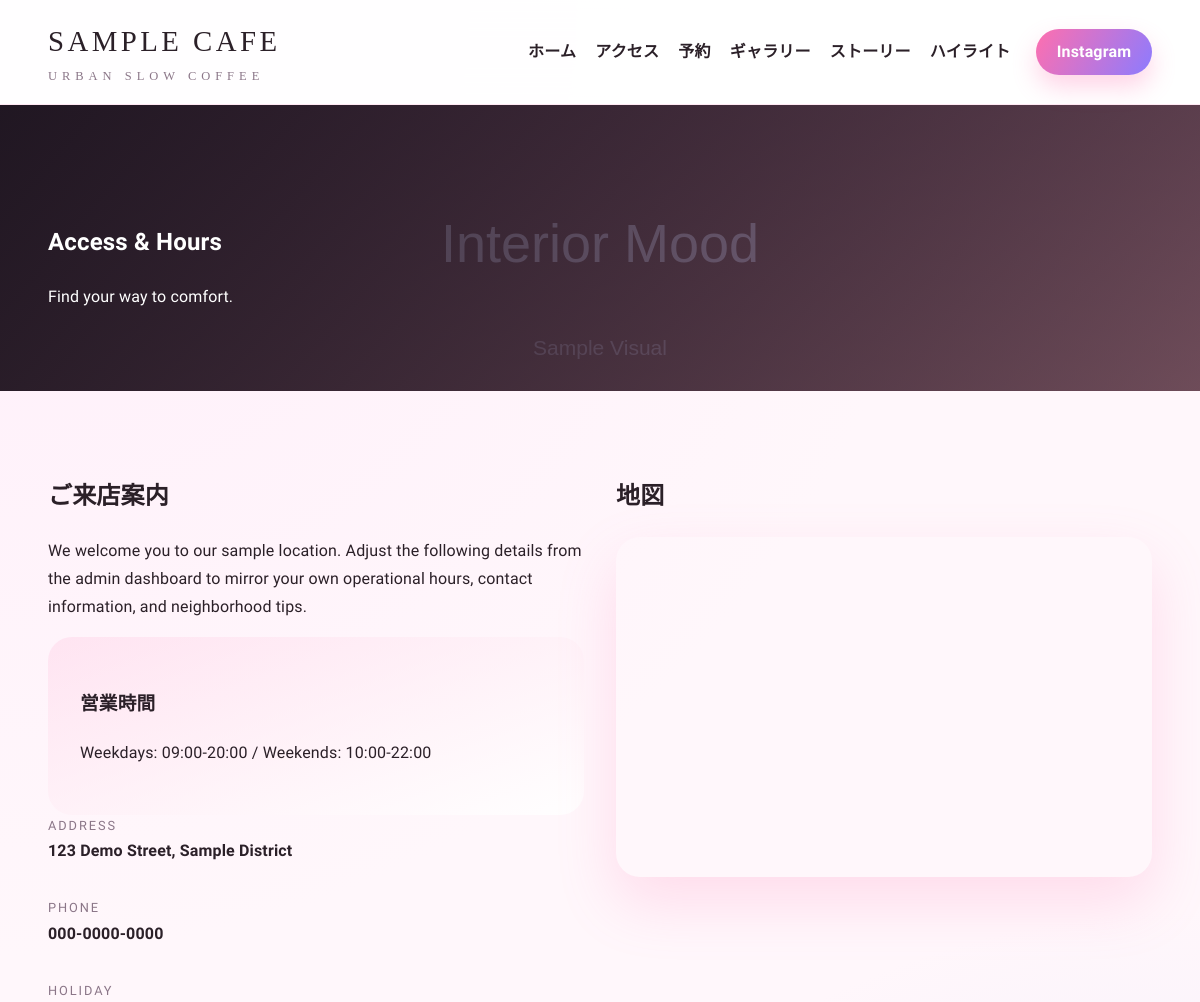
Before: /access (upper part) with the older database file.
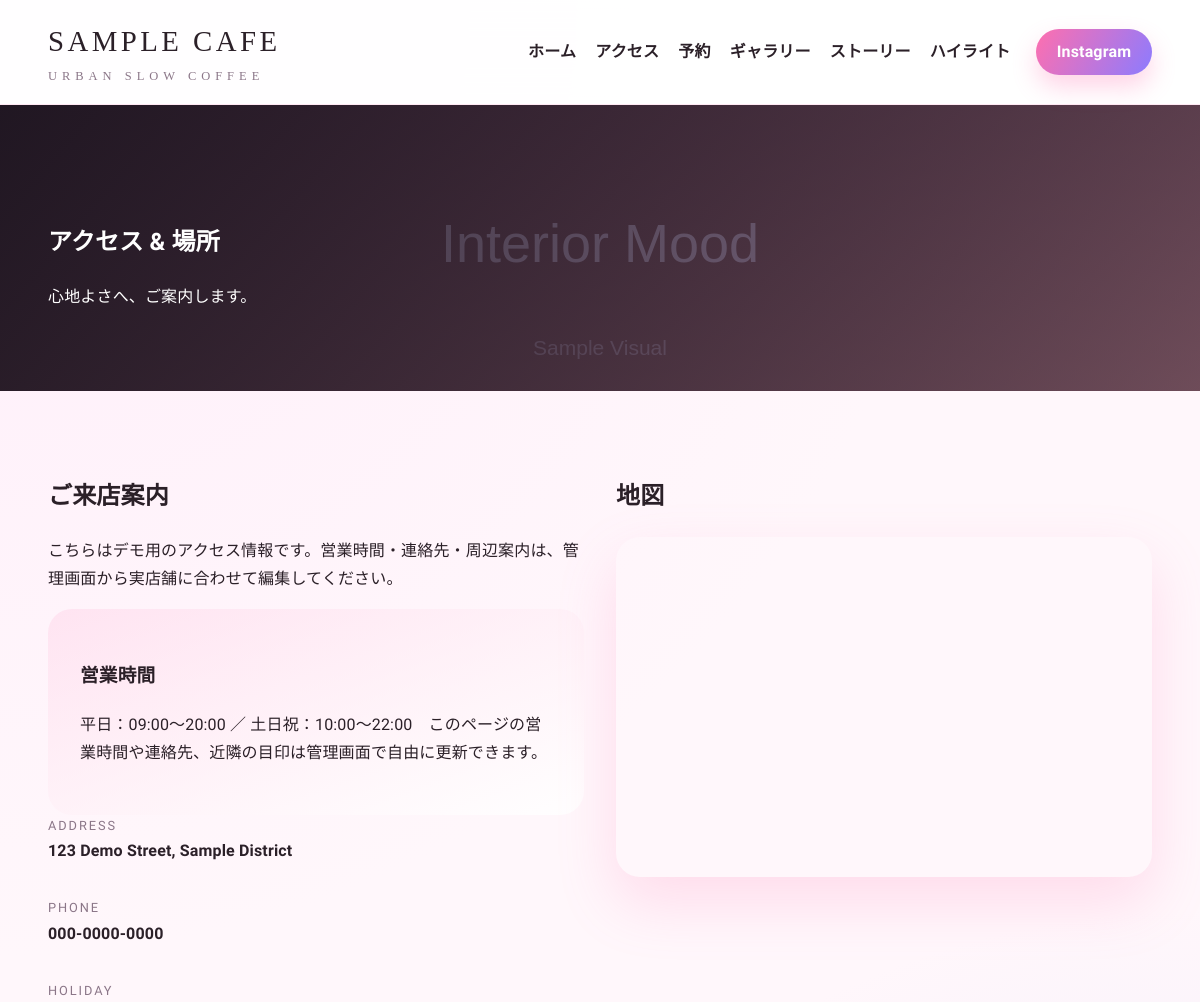
After: the same page with the newer database file.
### tables this page shows
CREATE TABLE site_content (
            id INTEGER PRIMARY KEY AUTOINCREMENT,
            section TEXT UNIQUE NOT NULL,
            title TEXT,
            subtitle TEXT,
            body TEXT,
            highlight TEXT,
            image TEXT,
            extra_info TEXT
        );

### app.py (the view)
    def access():
        content = fetch_content("access")
        return render_template("site/access.html", content=content)

### app.py (called while the page is built)
def get_db_connection():
    conn = sqlite3.connect(DATABASE_PATH)
    conn.row_factory = sqlite3.Row
    return conn

def fetch_content(section: str):
    conn = get_db_connection()
    row = conn.execute(
        "SELECT * FROM site_content WHERE section = ?", (section,)
    ).fetchone()
    conn.close()
    return dict(row) if row is not None else None

### templates/site/access.html (shortened to what this page needs)
{% extends 'site/base.html' %}
{% block content %}
<section class="page-hero" style="background-image: url('{{ content['image'] }}');" data-animate>
    <div class="container">
        <h1>{{ content['title'] }}</h1>
        <p>{{ content['subtitle'] }}</p>
    </div>
</section>
<section class="page-section container two-column" data-animate>
    <div>
        <h2>ご来店案内</h2>
        <p>{{ content['body'] }}</p>
        <div class="info-block">
            <h3>営業時間</h3>
            <p>{{ content['highlight'] }}</p>
        </div>
        {% if content['extra_info'] %}
        <div class="info-grid">
            {% for line in content['extra_info'].split('\n') if '=' in line %}
            {% set label, value = line.split('=', 1) %}
            <div>
                <span class="info-label">{{ label|capitalize }}</span>
                <span class="info-value">{{ value }}</span>
            </div>
            {% endfor %}
        </div>
        {% endif %}
    </div>
    <div>
        <h2>地図</h2>
        <div class="map-wrapper">
            <iframe src="https://www.google.com/maps/embed?pb=!1m18!1m12!1m3!1d3240.897597392088!2d139.76712441557174!3d35.68123618019478!2m3!1f0!2f0!3f0!3m2!1i1024!2i768!4f13.1!3m3!1m2!1s0x0%3A0x0!2zMzXCsDQwJzUzLjQiTiAxMznCsDQ2JzAxLjciRQ!5e0!3m2!1sja!2sjp!4v1615973912761!5m2!1sja!2sjp" allowfullscreen="" loading="lazy"></iframe>
        </div>
    </div>
</section>
{% endblock %}

Changed rows visible on the page:
changed site_content: title "Access & Hours" → "アクセス & 場所"; subtitle "Find your way to comfort." → "心地よさへ、ご案内します。"; body "We welcome you to our sample location. Adjust the following details from the admin dashboard to mirror your own operational hours, contact information, and neighborhood tips." → "こちらはデモ用のアクセス情報です。営業時間・連絡先・周辺案内は、管理画面から実店舗に合わせて編集してください。"; highlight "Weekdays: 09:00-20:00 / Weekends: 10:00-22:00" → "平日：09:00〜20:00 ／ 土日祝：10:00〜22:00 このページの営業時間や連絡先、近隣の目印は管理画面で自由に更新できます。"
